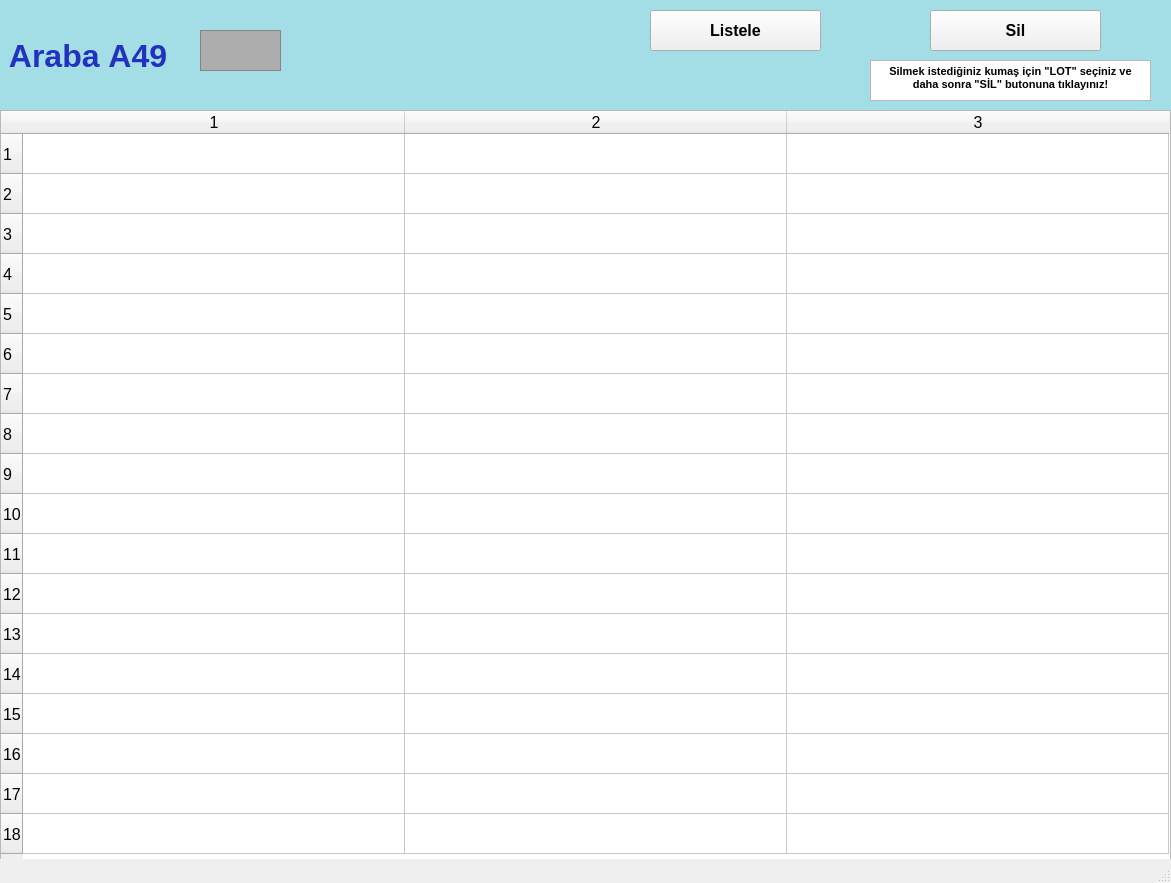
<?xml version="1.0" encoding="UTF-8"?>
<ui version="4.0">
 <class>arabalarA49_ekran</class>
 <widget class="QMainWindow" name="arabalarA49_ekran">
  <property name="geometry">
   <rect>
    <x>0</x>
    <y>0</y>
    <width>1171</width>
    <height>883</height>
   </rect>
  </property>
  <property name="font">
   <font>
    <pointsize>12</pointsize>
    <weight>50</weight>
    <bold>false</bold>
    <kerning>false</kerning>
   </font>
  </property>
  <property name="windowTitle">
   <string/>
  </property>
  <widget class="QWidget" name="centralwidget">
   <widget class="QLabel" name="arabaA1yazi_lbl">
    <property name="geometry">
     <rect>
      <x>0</x>
      <y>0</y>
      <width>1171</width>
      <height>111</height>
     </rect>
    </property>
    <property name="font">
     <font>
      <pointsize>24</pointsize>
      <weight>75</weight>
      <bold>true</bold>
     </font>
    </property>
    <property name="styleSheet">
     <string notr="true">background-color: rgb(163, 221, 229);
color: rgb(34, 50, 190);</string>
    </property>
    <property name="text">
     <string> Araba A49</string>
    </property>
   </widget>
   <widget class="QFrame" name="arabaA1_img">
    <property name="geometry">
     <rect>
      <x>200</x>
      <y>30</y>
      <width>81</width>
      <height>41</height>
     </rect>
    </property>
    <property name="styleSheet">
     <string notr="true">background-color: rgb(173, 173, 173);</string>
    </property>
    <property name="frameShape">
     <enum>QFrame::StyledPanel</enum>
    </property>
    <property name="frameShadow">
     <enum>QFrame::Raised</enum>
    </property>
   </widget>
   <widget class="QPushButton" name="listele49_btn">
    <property name="geometry">
     <rect>
      <x>650</x>
      <y>10</y>
      <width>171</width>
      <height>41</height>
     </rect>
    </property>
    <property name="font">
     <font>
      <pointsize>12</pointsize>
      <weight>75</weight>
      <bold>true</bold>
     </font>
    </property>
    <property name="text">
     <string>Listele</string>
    </property>
   </widget>
   <widget class="QTableWidget" name="A49_tw">
    <property name="geometry">
     <rect>
      <x>0</x>
      <y>110</y>
      <width>1171</width>
      <height>751</height>
     </rect>
    </property>
    <property name="baseSize">
     <size>
      <width>0</width>
      <height>0</height>
     </size>
    </property>
    <property name="rowCount">
     <number>18</number>
    </property>
    <property name="columnCount">
     <number>3</number>
    </property>
    <attribute name="horizontalHeaderVisible">
     <bool>true</bool>
    </attribute>
    <attribute name="horizontalHeaderCascadingSectionResizes">
     <bool>false</bool>
    </attribute>
    <attribute name="horizontalHeaderDefaultSectionSize">
     <number>382</number>
    </attribute>
    <attribute name="horizontalHeaderMinimumSectionSize">
     <number>38</number>
    </attribute>
    <attribute name="verticalHeaderDefaultSectionSize">
     <number>40</number>
    </attribute>
    <attribute name="verticalHeaderMinimumSectionSize">
     <number>23</number>
    </attribute>
    <row/>
    <row/>
    <row/>
    <row/>
    <row/>
    <row/>
    <row/>
    <row/>
    <row/>
    <row/>
    <row/>
    <row/>
    <row/>
    <row/>
    <row/>
    <row/>
    <row/>
    <row/>
    <column/>
    <column/>
    <column/>
   </widget>
   <widget class="QPushButton" name="sil49_btn">
    <property name="geometry">
     <rect>
      <x>930</x>
      <y>10</y>
      <width>171</width>
      <height>41</height>
     </rect>
    </property>
    <property name="font">
     <font>
      <pointsize>12</pointsize>
      <weight>75</weight>
      <bold>true</bold>
     </font>
    </property>
    <property name="text">
     <string>Sil</string>
    </property>
   </widget>
   <widget class="QTextBrowser" name="textBrowser">
    <property name="geometry">
     <rect>
      <x>870</x>
      <y>60</y>
      <width>281</width>
      <height>41</height>
     </rect>
    </property>
    <property name="html">
     <string>&lt;!DOCTYPE HTML PUBLIC &quot;-//W3C//DTD HTML 4.0//EN&quot; &quot;http://www.w3.org/TR/REC-html40/strict.dtd&quot;&gt;
&lt;html&gt;&lt;head&gt;&lt;meta name=&quot;qrichtext&quot; content=&quot;1&quot; /&gt;&lt;style type=&quot;text/css&quot;&gt;
p, li { white-space: pre-wrap; }
&lt;/style&gt;&lt;/head&gt;&lt;body style=&quot; font-family:'MS Shell Dlg 2'; font-size:12pt; font-weight:400; font-style:normal;&quot;&gt;
&lt;p align=&quot;center&quot; style=&quot; margin-top:0px; margin-bottom:0px; margin-left:0px; margin-right:0px; -qt-block-indent:0; text-indent:0px;&quot;&gt;&lt;span style=&quot; font-size:8pt; font-weight:600;&quot;&gt;Silmek istediğiniz kumaş için &amp;quot;LOT&amp;quot; seçiniz ve daha sonra &amp;quot;SİL&amp;quot; butonuna tıklayınız!&lt;/span&gt;&lt;/p&gt;&lt;/body&gt;&lt;/html&gt;</string>
    </property>
   </widget>
  </widget>
  <widget class="QStatusBar" name="statusbar"/>
 </widget>
 <resources/>
 <connections/>
</ui>
